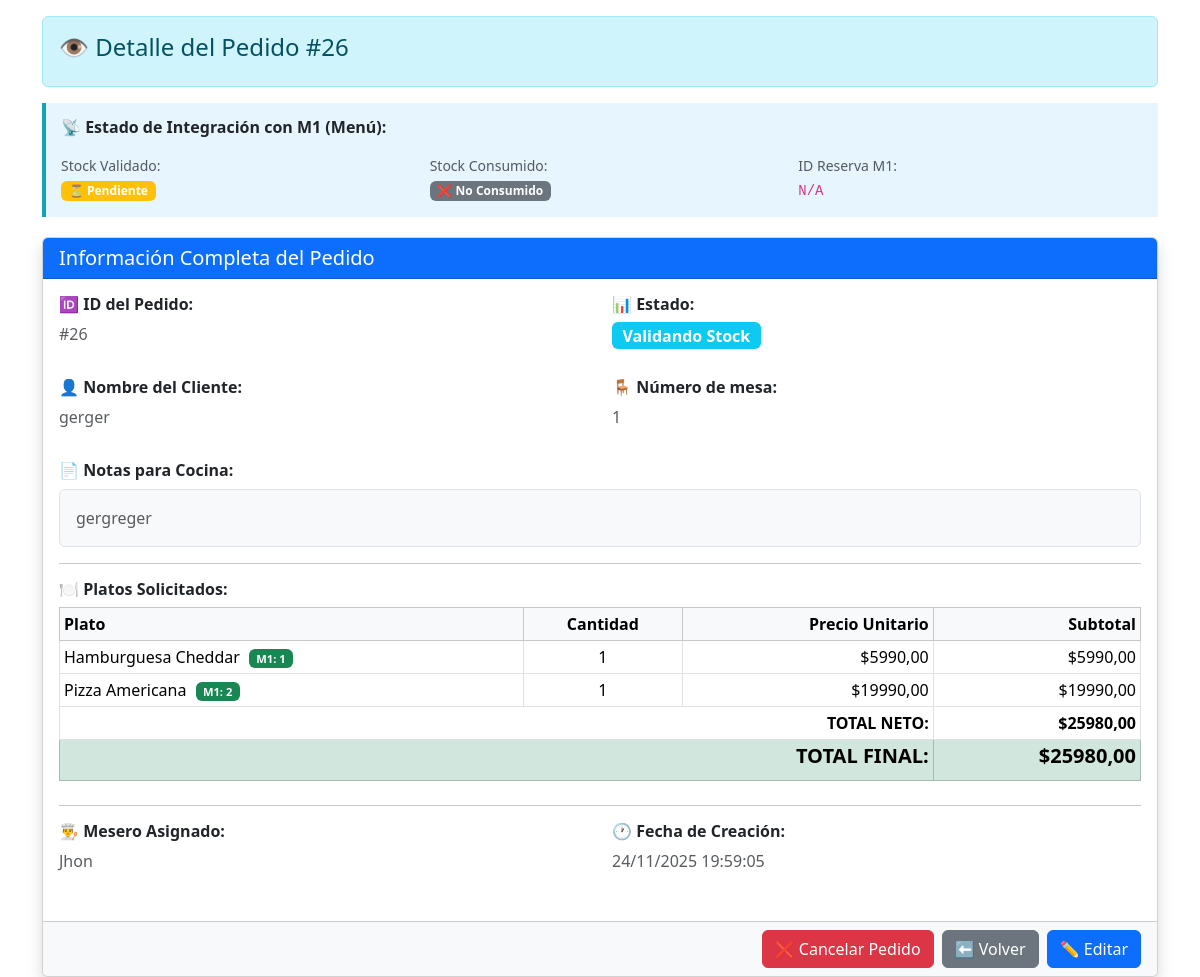
/detalle/26/, run on the app's committed database.
### mainApp/models.py (models this page shows, shortened)
class Pedidos(models.Model):
    ESTADO_CHOICES = [
        ('pendiente', 'Pendiente'),
        ('validando_stock', 'Validando Stock'),  # ✅ Nuevo estado
        ('en_elaboracion', 'En Elaboración'),
        ('enviado_cocina', 'Enviado a Cocina'),
        ('listo', 'Listo para Recoger'),
        ('entregado', 'Entregado'),
        ('cancelado', 'Cancelado'),
    ]
    nombre = models.CharField(max_length=100, verbose_name="Nombre del Cliente")
    mesa = models.ForeignKey(Mesas, on_delete=models.CASCADE, verbose_name="Mesa")
    mesero = models.ForeignKey(User, on_delete=models.SET_NULL, null=True, verbose_name="Mesero")
    notas_cocina = models.TextField(verbose_name="Notas para Cocina", blank=True, null=True)
    estado = models.CharField(
        max_length=20,
        choices=ESTADO_CHOICES,
        default='pendiente',
        verbose_name="Estado"
    )
    fecha_creacion = models.DateTimeField(auto_now_add=True, verbose_name="Fecha de Creación")
    fecha_actualizacion = models.DateTimeField(auto_now=True, verbose_name="Última Actualización")
    timestamp_envio_cocina = models.DateTimeField(null=True, blank=True, verbose_name="Envío a Cocina")
    timestamp_entrega = models.DateTimeField(null=True, blank=True, verbose_name="Fecha de Entrega")
    reserva_stock_id = models.CharField(max_length=50, null=True, blank=True, verbose_name="ID Reserva M1")
    descuento_porcentaje = models.DecimalField(max_digits=5, decimal_places=2, default=0, verbose_name="% Descuento")
    stock_validado = models.BooleanField(default=False, verbose_name="Stock Validado en M1")
    stock_consumido = models.BooleanField(default=False, verbose_name="Stock Consumido en M1")
    class Meta:
        verbose_name = "Pedido"
        verbose_name_plural = "Pedidos"
        ordering = ['-fecha_creacion']
    def calcular_total_neto(self):
        total = sum(detalle.subtotal() for detalle in self.detalles.all())
        return total
    def calcular_descuento_monto(self):
        return self.calcular_total_neto() * (self.descuento_porcentaje / 100)
    def calcular_total_final(self):
        return self.calcular_total_neto() - self.calcular_descuento_monto()

class Mesas(models.Model):
    numero = models.CharField(max_length=10, unique=True, verbose_name="Número de Mesa")
    ocupada = models.BooleanField(default=False, verbose_name="Ocupada")
    ubicacion = models.CharField(max_length=100, verbose_name="Ubicación en el Restaurante")
    class Meta:
        verbose_name = "Mesa"
        verbose_name_plural = "Mesas"
        ordering = ['numero']

class DetallePedido(models.Model):
    pedido = models.ForeignKey('Pedidos', on_delete=models.CASCADE, related_name='detalles', verbose_name="Pedido")
    plato = models.ForeignKey(Plato, on_delete=models.PROTECT, verbose_name="Plato")
    cantidad = models.PositiveIntegerField(default=1, verbose_name="Cantidad")
    class Meta:
        verbose_name = "Detalle del Pedido"
        verbose_name_plural = "Detalles del Pedido"
        unique_together = ('pedido', 'plato')
    def subtotal(self):
        return self.cantidad * self.plato.precio

class Plato(models.Model):
    nombre = models.CharField(max_length=100, unique=True, verbose_name="Nombre del Plato")
    precio = models.DecimalField(max_digits=7, decimal_places=2, verbose_name="Precio")
    plato_id_m1 = models.IntegerField(null=True, blank=True, verbose_name="ID Plato en M1", help_text="ID del plato en el módulo de Menú")
    class Meta:
        verbose_name = "Plato de Menú"
        verbose_name_plural = "Platos de Menú"

### mainApp/views.py (the view)
# urls.py: path('detalle/<int:id>/', views.detalle_pedido, name='detalle_pedido'),
def detalle_pedido(request, id):
    pedido = get_object_or_404(Pedidos, id=id)
    detalles = pedido.detalles.all()
    return render(request, 'detalle_pedido.html', {
        'pedido': pedido,
        'detalles': detalles
    })

### templates/detalle_pedido.html (shortened to what this page needs)
<!doctype html>
<html lang="es">
<head>
    <link href="https://cdn.jsdelivr.net/npm/bootstrap@5.3.2/dist/css/bootstrap.min.css" rel="stylesheet" />
</head>
<body class="container mt-3">
    <div class="alert alert-info" role="alert">
        <h4>👁️ Detalle del Pedido #{{ pedido.id }}</h4>
    </div>
    <div class="api-status-box">
        <h6 class="mb-3"><strong>📡 Estado de Integración con M1 (Menú):</strong></h6>
        <div class="row">
            <div class="col-md-4">
                <small class="text-muted">Stock Validado:</small><br>
                {% if pedido.stock_validado %}
                    <span class="badge bg-success">✅ Validado</span>
                {% else %}
                    <span class="badge bg-warning">⏳ Pendiente</span>
                {% endif %}
            </div>
            <div class="col-md-4">
                <small class="text-muted">Stock Consumido:</small><br>
                {% if pedido.stock_consumido %}
                    <span class="badge bg-success">✅ Consumido</span>
                {% else %}
                    <span class="badge bg-secondary">❌ No Consumido</span>
                {% endif %}
            </div>
            <div class="col-md-4">
                <small class="text-muted">ID Reserva M1:</small><br>
                <code>{{ pedido.reserva_stock_id|default:"N/A" }}</code>
            </div>
        </div>
    </div>
    <div class="card shadow">
        <div class="card-header bg-primary text-white">
            <h5 class="mb-0">Información Completa del Pedido</h5>
        </div>
        <div class="card-body">
            <div class="row mb-3">
                <div class="col-md-6">
                    <h6><strong>🆔 ID del Pedido:</strong></h6>
                    <p class="text-muted">#{{ pedido.id }}</p>
                </div>
                <div class="col-md-6">
                    <h6><strong>📊 Estado:</strong></h6>
                    <span class="badge fs-6
                        {% if pedido.estado == 'pendiente' %}bg-warning
                        {% elif pedido.estado == 'validando_stock' %}bg-info
                        {% elif pedido.estado == 'en_elaboracion' %}bg-secondary
                        {% elif pedido.estado == 'enviado_cocina' %}bg-info
                        {% elif pedido.estado == 'listo' %}bg-success
                        {% elif pedido.estado == 'entregado' %}bg-primary
                        {% elif pedido.estado == 'cancelado' %}bg-danger
                        {% else %}bg-secondary{% endif %}">
                        {{ pedido.get_estado_display }}
                    </span>
                </div>
            </div>
            <div class="row mb-3">
                <div class="col-md-6">
                    <h6><strong>👤 Nombre del Cliente:</strong></h6>
                    <p class="text-muted">{{ pedido.nombre }}</p>
                </div>
                <div class="col-md-6">
                    <h6><strong>🪑 Número de mesa:</strong></h6>
                    <p class="text-muted">{{ pedido.mesa.numero }}</p>
                </div>
            </div>
            <div class="mb-3">
                <h6><strong>📄 Notas para Cocina:</strong></h6>
                <p class="text-muted border rounded p-3 bg-light">
                    {{ pedido.notas_cocina|default:"(Sin notas especiales)" }}
                </p>
            </div>
            <hr>
            <div class="mb-4">
                <h6><strong>🍽️ Platos Solicitados:</strong></h6>
                <table class="table table-sm table-bordered">
                    <thead class="table-light">
                        <tr>
                            <th>Plato</th>
                            <th class="text-center">Cantidad</th>
                            <th class="text-end">Precio Unitario</th>
                            <th class="text-end">Subtotal</th>
                        </tr>
                    </thead>
                    <tbody>
                        {% for detalle in detalles %}
                        <tr>
                            <td>
                                {{ detalle.plato.nombre }}
                                {% if detalle.plato.plato_id_m1 %}
                                    <span class="badge bg-success badge-m1">M1: {{ detalle.plato.plato_id_m1 }}</span>
                                {% else %}
                                    <span class="badge bg-warning badge-m1">Sin ID M1</span>
                                {% endif %}
                            </td>
                            <td class="text-center">{{ detalle.cantidad }}</td>
                            <td class="text-end">${{ detalle.plato.precio|floatformat:2 }}</td>
                            <td class="text-end">${{ detalle.subtotal|floatformat:2 }}</td>
                        </tr>
                        {% empty %}
                            <tr><td colspan="4" class="text-danger">Este pedido no tiene platos.</td></tr>
                        {% endfor %}
                    </tbody>
                    <tfoot>
                        <tr>
                            <td colspan="3" class="text-end"><strong>TOTAL NETO:</strong></td>
                            <td class="text-end"><strong>${{ pedido.calcular_total_neto|floatformat:2 }}</strong></td>
                        </tr>
                        <tr class="table-success">
                            <td colspan="3" class="text-end">
                                <h5><strong>TOTAL FINAL:</strong></h5>
                            </td>
                            <td class="text-end">
                                <h5><strong>${{ pedido.calcular_total_final|floatformat:2 }}</strong></h5>
                            </td>
                        </tr>
                    </tfoot>
                </table>
            </div>
            <hr>
            <div class="row mb-3">
                <div class="col-md-6">
                    <h6><strong>👨‍🍳 Mesero Asignado:</strong></h6>
                    <p class="text-muted">{{ pedido.mesero.username }}</p>
                </div>
                <div class="col-md-6">
                    <h6><strong>🕐 Fecha de Creación:</strong></h6>
                    <p class="text-muted">{{ pedido.fecha_creacion|date:"d/m/Y H:i:s" }}</p>
                </div>
            </div>
        </div>
        <div class="card-footer bg-light">
            <div class="d-grid gap-2 d-md-flex justify-content-md-end">
                {% if pedido.estado != 'entregado' and pedido.estado != 'cancelado' %}
                    <button type="button" class="btn btn-danger" onclick="cancelarPedido()">
                        ❌ Cancelar Pedido
                    </button>
                {% endif %}
                <a href="{% url 'home' %}" class="btn btn-secondary">⬅️ Volver</a>
                {% if pedido.estado != 'entregado' and pedido.estado != 'cancelado' %}
                    <a href="{% url 'editar_pedido' pedido.id %}" class="btn btn-primary">✏️ Editar</a>
                {% endif %}
            </div>
        </div>
    </div>
</body>
</html>

### templates/detalle_pedido.html (style rules this page uses)
.badge-m1 { font-size: 0.7rem; margin-left: 5px; }
.api-status-box { border-left: 4px solid #17a2b8; padding: 15px; background: #e7f5ff; margin-bottom: 20px; }

### data on the page
Pedidos: id "26", reserva_stock_id "N/A", estado "Validando Stock", nombre "gerger", mesa.numero "1", notas_cocina "gergreger", calcular_total_neto "25980,00", calcular_total_final "25980,00", mesero.username "Jhon", fecha_creacion "24/11/2025 19:59:05"
DetallePedido: plato.nombre "Hamburguesa Cheddar", plato.plato_id_m1 "1", cantidad "1", plato.precio "5990,00", subtotal "5990,00"
DetallePedido: plato.nombre "Pizza Americana", plato.plato_id_m1 "2", cantidad "1", plato.precio "19990,00", subtotal "19990,00"
